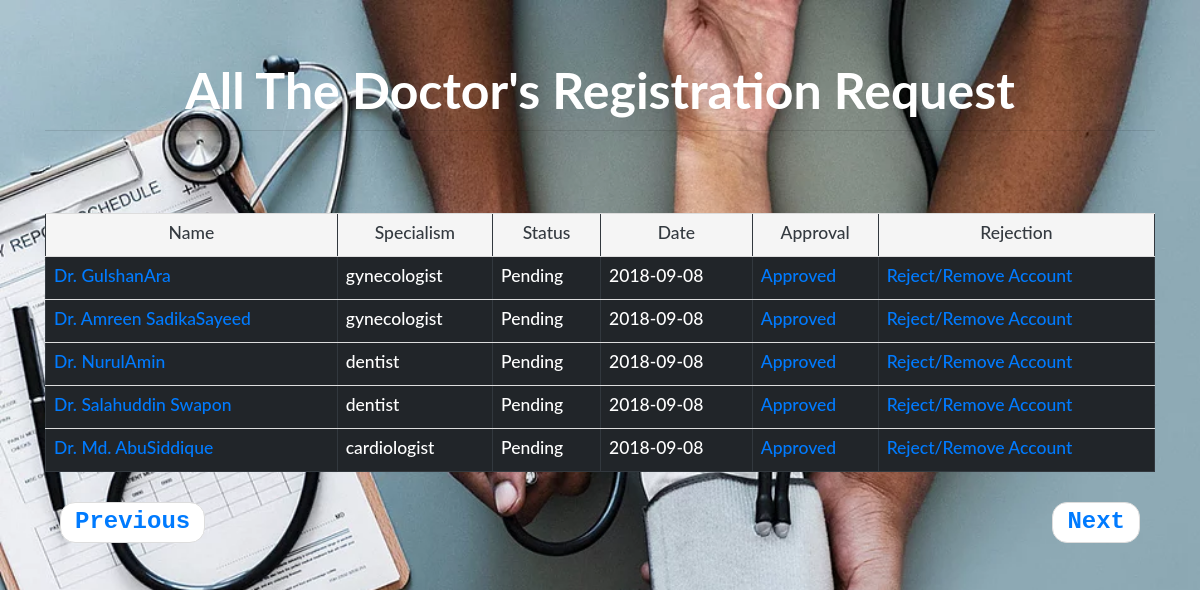
The app's page /Admin/doc_reg_request.php with its own data.
### tables this page shows
CREATE TABLE `doctor` (
  `id` int(11) NOT NULL,
  `f_name` varchar(500) NOT NULL,
  `l_name` varchar(500) NOT NULL,
  `email` varchar(500) NOT NULL,
  `contact` varchar(500) NOT NULL,
  `specialist` varchar(500) NOT NULL,
  `qualification` varchar(500) NOT NULL,
  `DOB` date NOT NULL,
  `gender` varchar(500) NOT NULL,
  `bmdc_reg_num` int(11) NOT NULL,
  `address` text NOT NULL,
  `pswd` varchar(500) NOT NULL,
  `date` date NOT NULL,
  `permission` varchar(500) NOT NULL
);

### Admin/doc_reg_request.php (the view, shortened to what this page needs)
<!DOCTYPE html PUBLIC "-//W3C//DTD XHTML 1.0 Transitional//EN" "http://www.w3.org/TR/xhtml1/DTD/xhtml1-transitional.dtd">
<html xmlns="http://www.w3.org/1999/xhtml">
<head>
  <link rel="stylesheet" href="https://maxcdn.bootstrapcdn.com/bootstrap/3.3.7/css/bootstrap.min.css">
  <link rel="stylesheet" href="https://maxcdn.bootstrapcdn.com/bootstrap/4.1.0/css/bootstrap.min.css">
 <link rel="stylesheet" href="https://cdnjs.cloudflare.com/ajax/libs/font-awesome/4.7.0/css/font-awesome.min.css">
</head>
<body class="container display-1">
<h1  class="text-center font-weight-bold text-white  ">All The Doctor's Registration Request</h1><hr></br>
<form  action = "doc_reg_request.php" method="POST">
<table border="1" cellPadding="13" align="center"
class="table table-hover table-dark">
<tr>
<th class="text-center text-dark active"><h3>Name</h3></th>
<th class="text-center text-dark active"><h3>Specialism</h3></th>
<th class="text-center text-dark active"><h3>Status</h3></th>
<th class="text-center text-dark active"><h3>Date</h3></th>
<th class="text-center text-dark active" > <h3>Approval</h3></th>
<th class="text-center text-dark active"><h3>Rejection</h3></th>
</tr>
<?php
include("connection.php");
				   $queryPermission="WHERE permission='Pending' ";
       $show_pending_request_query = "SELECT *
                  FROM doctor $queryPermission
				  order by permission='Pending' desc";
				   $run = mysqli_query($db, $show_pending_request_query);
				   while($row = mysqli_fetch_array($run))
				   {
				      ?>
                       <tr>
                        <th> <h3><?php  echo "<a href='req_detail.php?id={$row['id']}'>{$row['f_name']}{$row['l_name']}</a>";  ?></h3></th>
                        <th><h3><?php  echo  $row['specialist'] . "<br />";?></h3></th>
                        <th> <h3><?php  echo  $row['permission'] . "<br />";?></h3></th>
                        <th> <h3><?php  echo $row['date']. "<br />";?></h3></th>
                        <th > <h3><?php  echo "<a href='doc_reg_request.php?id={$row['id']}'>Approved</a>";  ?></h3></th>
                        <th><h3><?php  echo "<a href='req_delete.php?id={$row['id']}'>Reject/Remove Account</a>";  ?></h3></th>
                      </tr>
				    <?php
					  }
					  ?>
 </table>
</form>
<div class="container ">
<ul class="pager font-weight-bold text-monospace">
  <li class="previous "><a href="view_admin_home_page.php">Previous</a></li>
  <li class="next"><a href="list_appointed_patients.php">Next</a></li>
</ul></div>
</body>
</html>

### Admin/doc_reg_request.php (style rules this page uses)
ul { font-size:24px; }
h1 { font-size:50px; padding-top:60px; }
body { margin:0; padding:0; font: 400 15px/1.8 Lato, sans-serif; color: #777; width:100%; height:100vh; background-image:url(../pic/1.jpg); background-size:cover; }

### records on screen
doctor: f_name "Dr. Gulshan", l_name "Ara", specialist "gynecologist", permission "Pending", date "2018-09-08"
doctor: f_name "Dr. Amreen Sadika", l_name "Sayeed", specialist "gynecologist", permission "Pending", date "2018-09-08"
doctor: f_name "Dr. Nurul", l_name "Amin", specialist "dentist", permission "Pending", date "2018-09-08"
doctor: f_name "Dr. Salahuddin", l_name "Swapon", specialist "dentist", permission "Pending", date "2018-09-08"
doctor: f_name "Dr. Md. Abu", l_name "Siddique", specialist "cardiologist", permission "Pending", date "2018-09-08"
